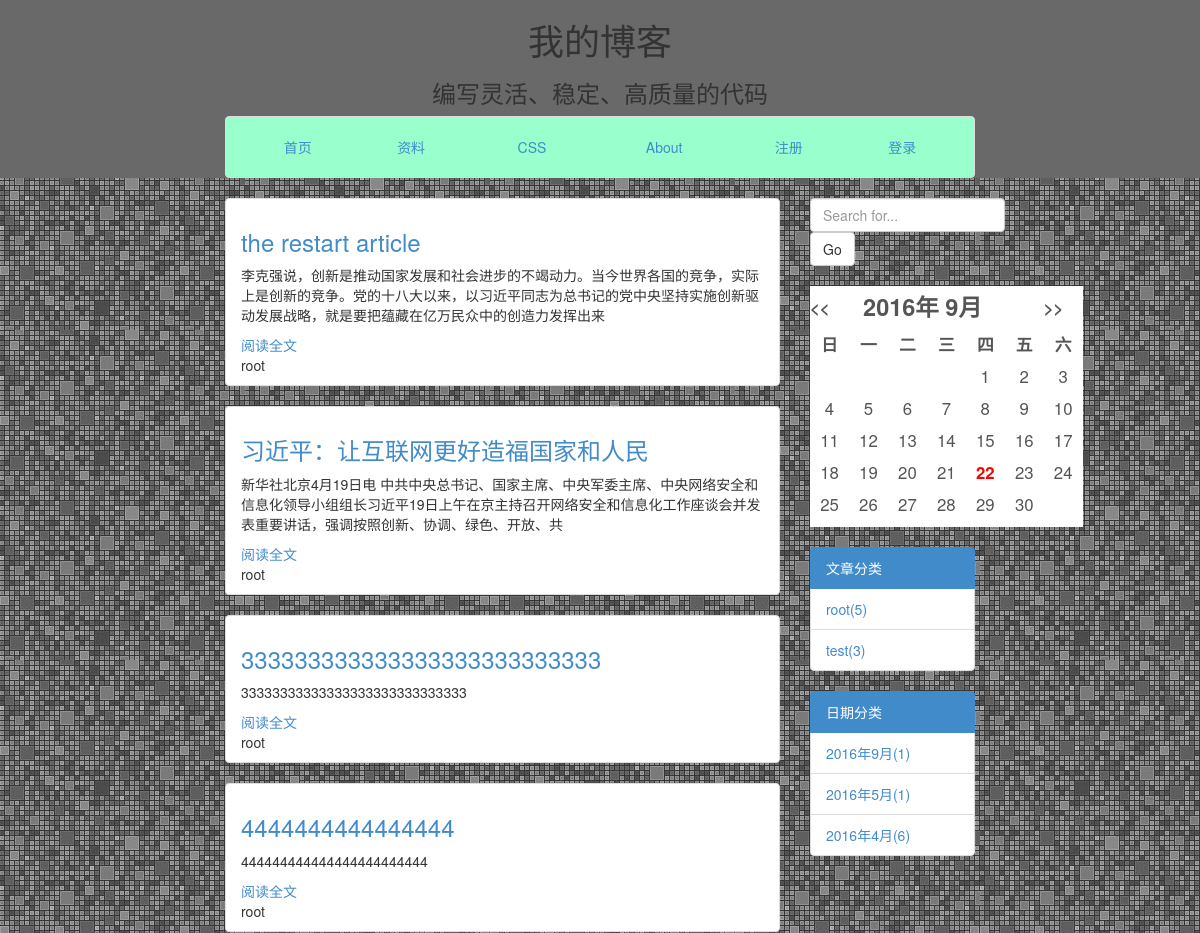
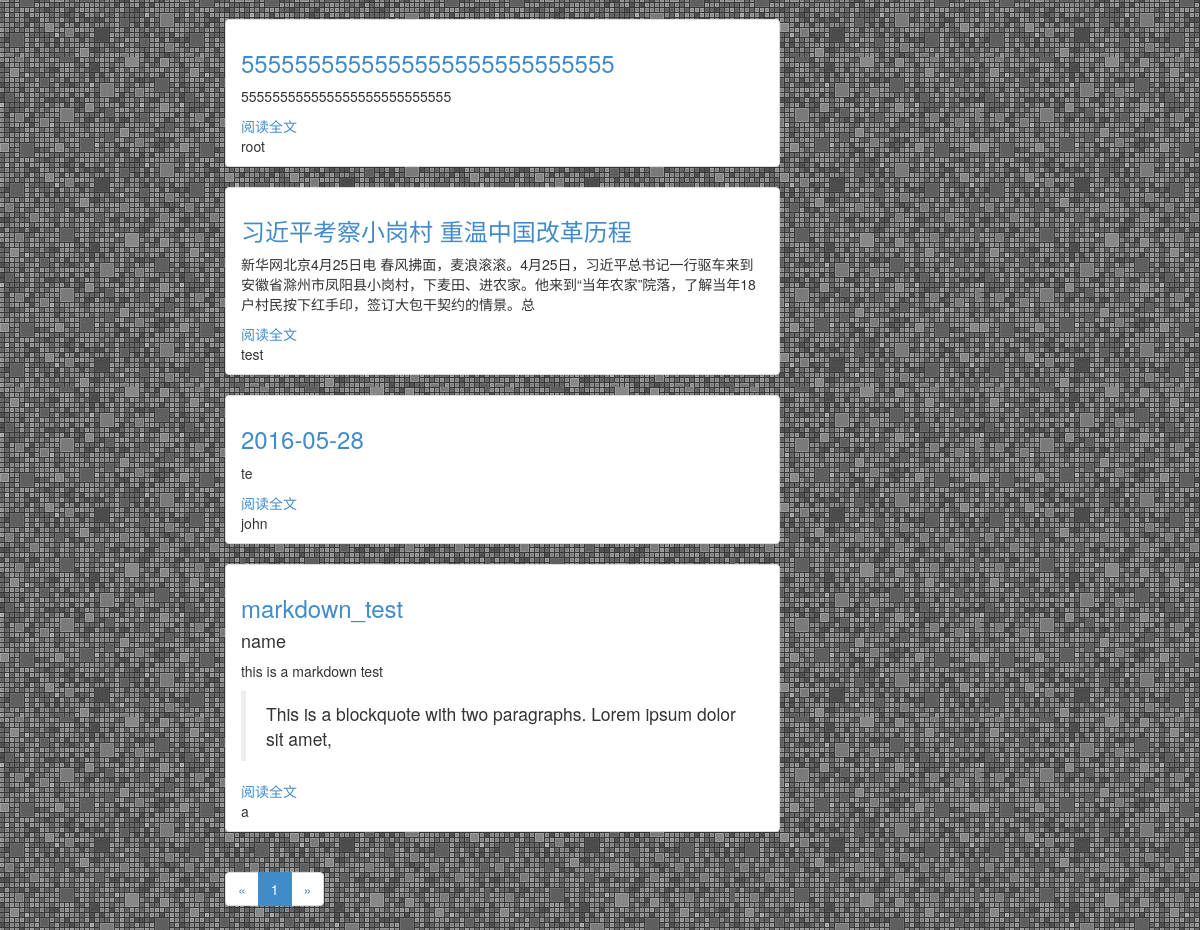
Screenshot of /blog/ with the database file from the repository (2 pictures, top to bottom).
### blog/models.py (models this page shows, shortened)
class Article(models.Model):
    title = models.CharField(max_length=100)
    author = models.ForeignKey(User)
    content = models.TextField()
    category = models.ForeignKey(Category, blank=True, null=True)
    cre_date = models.DateTimeField(auto_now_add=True)
    update = models.DateTimeField(auto_now_add=True)
    status = models.SmallIntegerField(default=0,choices=STATUS.items())

class Category(models.Model):
    name = models.CharField(max_length=30)
    class Meta:
        ordering = ['-id']

### blog/views.py (the view)
class IndexListView(ListView):
    queryset = Article.objects.all().order_by('cre_date')
    template_name = 'blog/main/index.html'
    context_object_name = 'articles'
    paginate_by = PAGENUM

### blog/custom_processors.py (called while the page is built)
def month_list(request):
    articles = Article.objects.all()
    year_month = set()
    for a in articles:
        year_month.add((a.cre_date.year,a.cre_date.month))
    counter = {}.fromkeys(year_month,0)
    for a in articles:
        counter[(a.cre_date.year,a.cre_date.month)] += 1
    year_month_number = []
    for key in counter:
        year_month_number.append([key[0],key[1],counter[key]])
    year_month_number.sort(reverse=True)
    return {'year_month_number': year_month_number}

def category(request):
    category1 = Category.objects.annotate(num_article=Count('article'))
    return {"categories": category1}

### blog/templatetags/custom_markdown.py (called while the page is built)
@register.filter(is_safe=True)  # 注册template filter
@stringfilter  # 希望字符串作为参数
def custom_markdown(value):
    return mark_safe(markdown.markdown(value,
                                       extensions=['markdown.extensions.fenced_code', 'markdown.extensions.codehilite'],
                                       safe_mode=True,
                                       enable_attributes=False))

### blog/templates/blog/main/index.html
{% extends "blog/base.html" %}
{% load custom_markdown %}
    {% block context %}
        {% if articles %}
        {% for article in articles %}
        <div class="list-group">
            <li class="list-group-item">
            <h3>
            <a href="{% url 'blog:detail' article.id %}" >
                {{ article.title }} <br /></a>
            </h3>
                {{ article.content|custom_markdown|truncatechars_html:100 }}
            <a href="{% url 'blog:detail' article.id %}" >
                阅读全文</a>
            <br />
            {{ article.author }}
            </li>
        </div>
        {% endfor %}
        {% else %}
                <p>No articles are available.</p>
        {% endif %}
<nav>
    <ul class="pagination ">
    <li>
        {% if page_obj.has_previous %}
            <a href="?page={{ page_obj.previous_page_number }}" class="active">&laquo;</a>
        {% else %}
            <a href="" >&laquo;</a>
        {% endif %}
    </li>
    <li>
        {% for i in page_obj.paginator.page_range %}
            <li {% if page_obj.number == i %}class="active"{% endif %}>
                <a  href="?page={{ i }}">{{ i }}</a>
            </li>
        {% endfor %}
    </li>
    <li>
        {% if page_obj.has_next %}
            <a href="?page={{ page_obj.next_page_number }}" >&raquo;</a>
        {% else %}
            <a href="" >&raquo;</a>
        {% endif %}
    </li>
    </ul>
</nav>
    {% endblock context %}

### blog/templates/blog/side/category.html
{% block category %}
<div class="list-group">
                <a class="list-group-item active">
                文章分类
                </a>
                {% if categories %}
                {% for c in categories %}
                <li class="list-group-item">
                <a href="{% url 'blog:category' c.name %}">{{ c.name }}({{ c.num_article }})</a>
                </li>
                {% endfor %}
                {% endif %}
</div>
{% endblock category %}

### rows the page displays
Article: title "the restart article", content|custom_markdown "李克强说，创新是推动国家发展和社会进步的不竭动力。当今世界各国的竞争，实际上是创新的竞争。党的十八大以来，以习近平同志为总书记的党中央坚持实施创新驱动发展战略，就是要把蕴藏在亿万民众中的创造力发挥出来", author "root"
Article: title "习近平：让互联网更好造福国家和人民", content|custom_markdown "新华社北京4月19日电 中共中央总书记、国家主席、中央军委主席、中央网络安全和信息化领导小组组长习近平19日上午在京主持召开网络安全和信息化工作座谈会并发表重要讲话，强调按照创新、协调、绿色、开放、共", author "root"
Article: title "333333333333333333333333333", content|custom_markdown "33333333333333333333333333333", author "root"
Article: title "4444444444444444", content|custom_markdown "444444444444444444444444", author "root"
Article: title "5555555555555555555555555555", content|custom_markdown "555555555555555555555555555", author "root"
Article: title "习近平考察小岗村 重温中国改革历程", content|custom_markdown "新华网北京4月25日电 春风拂面，麦浪滚滚。4月25日，习近平总书记一行驱车来到安徽省滁州市凤阳县小岗村，下麦田、进农家。他来到“当年农家”院落，了解当年18户村民按下红手印，签订大包干契约的情景。总", author "test"
Article: title "2016-05-28", content|custom_markdown "te", author "john"
Article: title "markdown_test", content|custom_markdown "name this is a markdown test This is a blockquote with two paragraphs. Lorem ipsum dolor sit amet,", author "a"
Category: name "root", num_article "5"
Category: name "test", num_article "3"

### other values shown
{{ i }} "1"
{{ y }} "2016" "2016" "2016"
{{ m }} "9" "5" "4"
{{ n }} "1" "1" "6"
